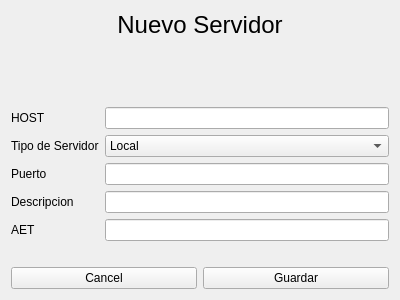
<?xml version="1.0" encoding="UTF-8"?>
<ui version="4.0">
 <class>FormCreateServidor</class>
 <widget class="QWidget" name="FormCreateServidor">
  <property name="geometry">
   <rect>
    <x>0</x>
    <y>0</y>
    <width>400</width>
    <height>300</height>
   </rect>
  </property>
  <property name="windowTitle">
   <string/>
  </property>
  <layout class="QVBoxLayout" name="verticalLayout">
   <item>
    <widget class="QLabel" name="label">
     <property name="font">
      <font>
       <pointsize>18</pointsize>
      </font>
     </property>
     <property name="text">
      <string>Nuevo Servidor</string>
     </property>
     <property name="alignment">
      <set>Qt::AlignCenter</set>
     </property>
    </widget>
   </item>
   <item>
    <spacer name="verticalSpacer">
     <property name="orientation">
      <enum>Qt::Vertical</enum>
     </property>
     <property name="sizeHint" stdset="0">
      <size>
       <width>20</width>
       <height>40</height>
      </size>
     </property>
    </spacer>
   </item>
   <item>
    <layout class="QFormLayout" name="formLayout">
     <item row="0" column="0">
      <widget class="QLabel" name="label_2">
       <property name="text">
        <string>HOST</string>
       </property>
      </widget>
     </item>
     <item row="0" column="1">
      <widget class="QLineEdit" name="txt_host"/>
     </item>
     <item row="2" column="0">
      <widget class="QLabel" name="label_3">
       <property name="text">
        <string>Puerto</string>
       </property>
      </widget>
     </item>
     <item row="2" column="1">
      <widget class="QLineEdit" name="txt_puerto"/>
     </item>
     <item row="3" column="0">
      <widget class="QLabel" name="label_4">
       <property name="text">
        <string>Descripcion</string>
       </property>
      </widget>
     </item>
     <item row="3" column="1">
      <widget class="QLineEdit" name="txt_descripcion"/>
     </item>
     <item row="5" column="0">
      <widget class="QLabel" name="label_5">
       <property name="text">
        <string>AET</string>
       </property>
      </widget>
     </item>
     <item row="5" column="1">
      <widget class="QLineEdit" name="txt_aet"/>
     </item>
     <item row="1" column="0">
      <widget class="QLabel" name="label_6">
       <property name="text">
        <string>Tipo de Servidor</string>
       </property>
      </widget>
     </item>
     <item row="1" column="1">
      <widget class="QComboBox" name="combobox_tipo">
       <item>
        <property name="text">
         <string>Local</string>
        </property>
       </item>
       <item>
        <property name="text">
         <string>Remoto</string>
        </property>
       </item>
      </widget>
     </item>
    </layout>
   </item>
   <item>
    <spacer name="verticalSpacer_2">
     <property name="orientation">
      <enum>Qt::Vertical</enum>
     </property>
     <property name="sizeType">
      <enum>QSizePolicy::Fixed</enum>
     </property>
     <property name="sizeHint" stdset="0">
      <size>
       <width>20</width>
       <height>20</height>
      </size>
     </property>
    </spacer>
   </item>
   <item>
    <layout class="QHBoxLayout" name="horizontalLayout">
     <item>
      <widget class="QPushButton" name="btn_cancel">
       <property name="text">
        <string>Cancel</string>
       </property>
      </widget>
     </item>
     <item>
      <widget class="QPushButton" name="btn_save">
       <property name="text">
        <string>Guardar</string>
       </property>
      </widget>
     </item>
    </layout>
   </item>
  </layout>
 </widget>
 <resources/>
 <connections/>
</ui>
